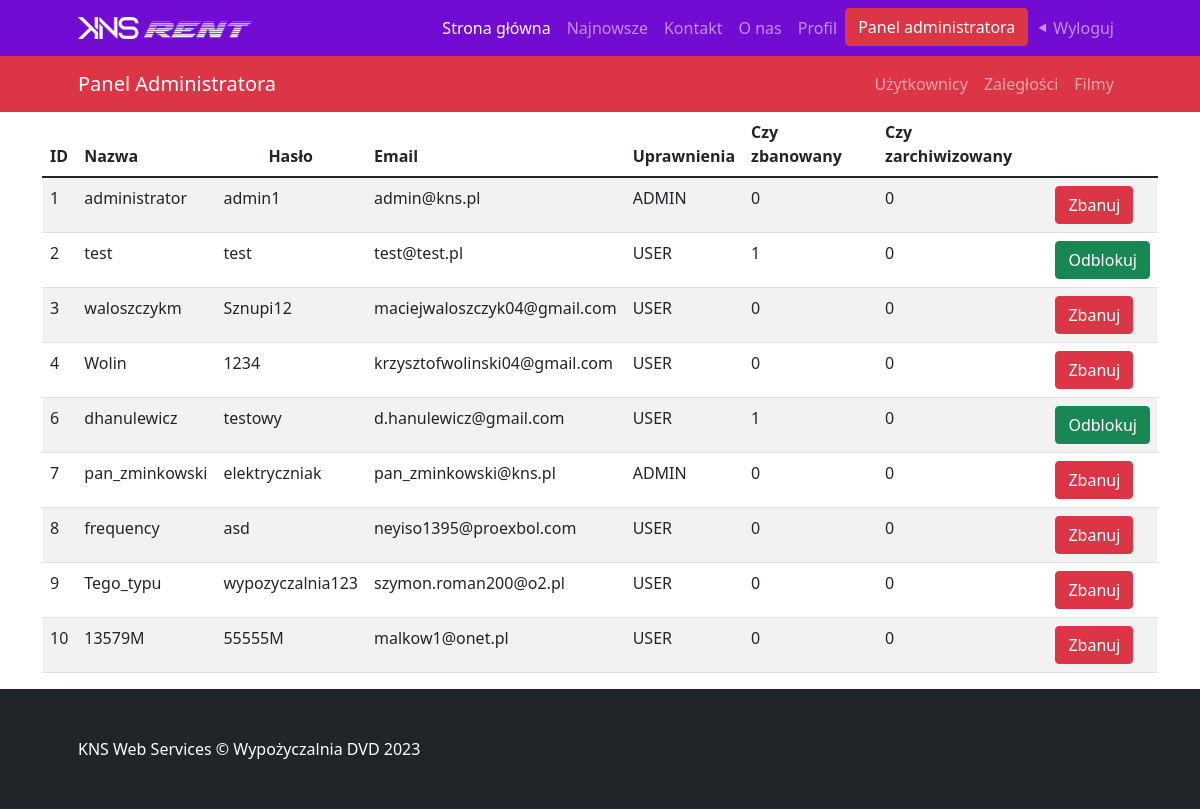
Page /pages/userList.php (signed in) on the earlier database version.
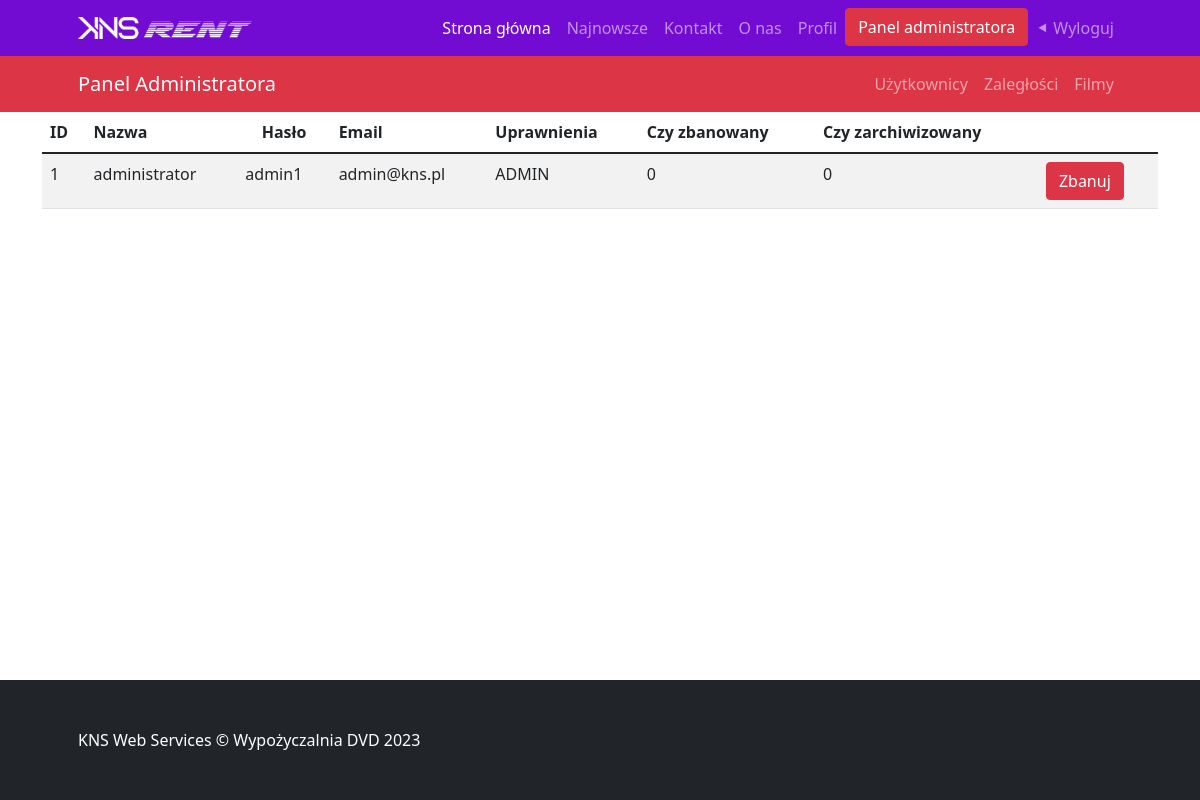
Same page on the later database version.
### tables this page shows
CREATE TABLE `users` (
  `id` int(11) NOT NULL,
  `username` varchar(30) NOT NULL,
  `password` varchar(30) NOT NULL,
  `email` varchar(60) NOT NULL,
  `privileges` varchar(5) NOT NULL,
  `is_banned` tinyint(1) NOT NULL,
  `is_archived` tinyint(1) NOT NULL
);

### pages/userList.php (the view, shortened to what this page needs)
<!DOCTYPE html>
<html lang="pl">
<head>
    <link href="../css/styles.css" rel="stylesheet" />
    <link href="../css/styles_2.css" rel="stylesheet" />
</head>
<body class="d-flex flex-column min-vh-100">
<?php
    $conn=new mysqli('localhost:3306', USER, PASSWD, DBNAME);
    $res=$conn->query("SELECT * FROM users")->fetch_all(MYSQLI_ASSOC);
    ?>
    <?php include "../php/header.php" ?>
    <nav class="navbar navbar-expand-lg navbar-dark bg-danger">
        <div class="container px-5">
            <a class="navbar-brand" href="adminBoard.php">Panel Administratora</a>
            <div class="collapse navbar-collapse" id="navbarSupportedContent">
                <ul class="navbar-nav ms-auto mb-2 mb-lg-0">
                    <li class="nav-item"><a class="nav-link" href="userList.php">Użytkownicy</a></li>
                    <li class="nav-item"><a class="nav-link" href="overdue.php">Zaległości</a></li>
                    <li class="nav-item"><a class="nav-link" href="movieList.php">Filmy</a></li>
                </ul>
            </div>
        </div>
    </nav>
    <div class="container bootstrap snippets bootdey">
        <div class="row">
            <div class="col-lg-12">
                <div class="main-box no-header clearfix">
                    <div class="main-box-body clearfix">
                        <div class="table-responsive">
                            <table class="table user-list table-striped">
                                <thead>
                                    <tr>
                                    <th><span>ID</span></th>
                                    <th><span>Nazwa</span></th>
                                    <th class="text-center"><span>Hasło</span></th>
                                    <th><span>Email</span></th>
                                    <th><span>Uprawnienia</span></th>
                                    <th><span>Czy zbanowany</span></th>
                                    <th><span>Czy zarchiwizowany</span></th>
                                    <th>&nbsp;</th>
                                    </tr>
                                </thead>
                                <?php
                                foreach($res as $part){
                                ?>
                                <tr>
                                    <td><?=$part["id"]?></td>
                                    <td><?=$part["username"]?></td>
                                    <td><?=$part["password"]?></td>
                                    <td><?=$part["email"]?></td>
                                    <td><?=$part["privileges"]?></td>
                                    <td><?=$part["is_banned"]?></td>
                                    <td><?=$part["is_archived"]?></td>
                                    <?php
                                        if ($part["is_banned"]==0)
                                        {
                                            ?><td><a href="?id='<?=$part["id"]?>'" class="btn btn-danger" role="button">Zbanuj</a></td><?php
                                        }
                                        else
                                        {
                                            ?><td><a href="?forgive='<?=$part["id"]?>'" class="btn btn-success" role="button">Odblokuj</a></td><?php
                                        }
                                ?></tr>
                                <?php } ?>
                            </table>
                        </div>
                    </div>
                </div>
            </div>
        </div>
    </div>
    <footer class="py-5 bg-dark navbar mt-auto">
        <div class="container px-4 px-lg-5"><p class="m-0 text-center text-white">KNS Web Services &copy; Wypożyczalnia DVD 2023</p></div>
    </footer>
</body>
</html>

### php/header.php (shortened to what this page needs)
<nav class="navbar navbar-expand-lg navbar-dark bg-info">
            <div class="container px-5">
                <img class="col-2" src="/wypozyczalnia-dvd/assets/logo_transparent.png" alt="..." />
                <div class="collapse navbar-collapse" id="navbarSupportedContent">
                    <ul class="navbar-nav ms-auto mb-2 mb-lg-0">
                        <li class="nav-item"><a class="nav-link active" aria-current="page" href="/wypozyczalnia-dvd/index.php">Strona główna</a></li>
                        <li class="nav-item"><a class="nav-link" href="#!">Najnowsze</a></li>
                        <li class="nav-item"><a class="nav-link" href="#!">Kontakt</a></li>
                        <li class="nav-item"><a class="nav-link" href="/wypozyczalnia-dvd/pages/about.php">O nas</a></li>
                        <?php if(isset($_SESSION["user"]))
                        {
                            ?><li class="nav-item"><a class="nav-link" href="/wypozyczalnia-dvd/pages/profile.php">Profil</a></li><?php
                            if($_SESSION["privileges"]=="ADMIN")
                            {
                                ?><li><a href="/wypozyczalnia-dvd/pages/adminBoard.php" class="btn btn-danger" role="button">Panel administratora</a></li><?php
                            }
                            ?><li class="nav-item"><a class="nav-link" href="/wypozyczalnia-dvd/php/userLogout.php">⯇ Wyloguj</a></li><?php
                        }
                        else
                        {
                            ?><li class="nav-item"><a class="nav-link" href="/wypozyczalnia-dvd/pages/login.php?bref=<?= $_SERVER['PHP_SELF'] ?>">Zaloguj</a></li>
                            <li class="nav-item"><a class="nav-link" href="/wypozyczalnia-dvd/pages/register.php?bref=<?= $_SERVER['PHP_SELF'] ?>">Zarejestruj</a></li><?php
                        }
                        ?>
                    </ul>
                </div>
            </div>
        </nav>

Differences in the rows shown:
removed users: id "2", username "test", password "test", email "test@test.pl", privileges "USER", is_banned "1", is_archived "0"
removed users: id "3", username "waloszczykm", password "Sznupi12", email "maciejwaloszczyk04@gmail.com", privileges "USER", is_banned "0", is_archived "0"
removed users: id "4", username "Wolin", password "1234", email "krzysztofwolinski04@gmail.com", privileges "USER", is_banned "0", is_archived "0"
removed users: id "6", username "dhanulewicz", password "testowy", email "d.hanulewicz@gmail.com", privileges "USER", is_banned "1", is_archived "0"
removed users: id "7", username "pan_zminkowski", password "elektryczniak", email "pan_zminkowski@kns.pl", privileges "ADMIN", is_banned "0", is_archived "0"
removed users: id "8", username "frequency", password "asd", email "neyiso1395@proexbol.com", privileges "USER", is_banned "0", is_archived "0"
removed users: id "9", username "Tego_typu", password "wypozyczalnia123", email "szymon.roman200@o2.pl", privileges "USER", is_banned "0", is_archived "0"
removed users: id "10", username "13579M", password "55555M", email "malkow1@onet.pl", privileges "USER", is_banned "0", is_archived "0"
